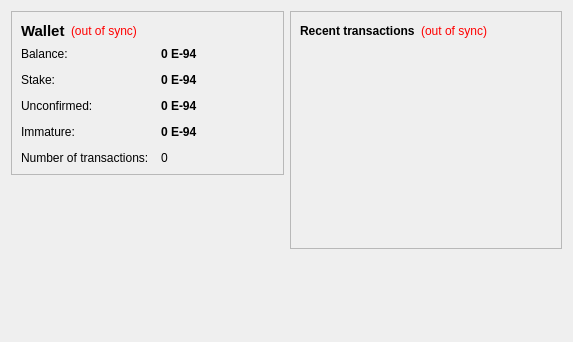
<?xml version="1.0" encoding="UTF-8"?>
<ui version="4.0">
 <class>OverviewPage</class>
 <widget class="QWidget" name="OverviewPage">
  <property name="geometry">
   <rect>
    <x>0</x>
    <y>0</y>
    <width>573</width>
    <height>342</height>
   </rect>
  </property>
  <property name="windowTitle">
   <string>Form</string>
  </property>
  <layout class="QHBoxLayout" name="horizontalLayout" stretch="1,1">
   <item>
    <layout class="QVBoxLayout" name="verticalLayout_2">
     <item>
      <widget class="QFrame" name="frame">
       <property name="frameShape">
        <enum>QFrame::StyledPanel</enum>
       </property>
       <property name="frameShadow">
        <enum>QFrame::Raised</enum>
       </property>
       <layout class="QVBoxLayout" name="verticalLayout_4">
        <item>
         <layout class="QHBoxLayout" name="horizontalLayout_4">
          <item>
           <widget class="QLabel" name="label_5">
            <property name="font">
             <font>
              <pointsize>11</pointsize>
              <weight>75</weight>
              <bold>true</bold>
             </font>
            </property>
            <property name="text">
             <string>Wallet</string>
            </property>
           </widget>
          </item>
          <item>
           <widget class="QLabel" name="labelWalletStatus">
            <property name="toolTip">
             <string>The displayed information may be out of date. Your wallet automatically synchronizes with the Element-94 network after a connection is established, but this process has not completed yet.</string>
            </property>
            <property name="styleSheet">
             <string notr="true">QLabel { color: red; }</string>
            </property>
            <property name="text">
             <string notr="true">(out of sync)</string>
            </property>
            <property name="alignment">
             <set>Qt::AlignLeading|Qt::AlignLeft|Qt::AlignVCenter</set>
            </property>
           </widget>
          </item>
          <item>
           <spacer name="horizontalSpacer_2">
            <property name="orientation">
             <enum>Qt::Horizontal</enum>
            </property>
            <property name="sizeHint" stdset="0">
             <size>
              <width>40</width>
              <height>20</height>
             </size>
            </property>
           </spacer>
          </item>
         </layout>
        </item>
        <item>
         <layout class="QFormLayout" name="formLayout_2">
          <property name="fieldGrowthPolicy">
           <enum>QFormLayout::AllNonFixedFieldsGrow</enum>
          </property>
          <property name="horizontalSpacing">
           <number>12</number>
          </property>
          <property name="verticalSpacing">
           <number>12</number>
          </property>
          <item row="0" column="0">
           <widget class="QLabel" name="label">
            <property name="text">
             <string>Balance:</string>
            </property>
           </widget>
          </item>
          <item row="0" column="1">
           <widget class="QLabel" name="labelBalance">
            <property name="font">
             <font>
              <weight>75</weight>
              <bold>true</bold>
             </font>
            </property>
            <property name="cursor">
             <cursorShape>IBeamCursor</cursorShape>
            </property>
            <property name="toolTip">
             <string>Your current balance</string>
            </property>
            <property name="text">
             <string notr="true">0 E-94</string>
            </property>
            <property name="textInteractionFlags">
             <set>Qt::LinksAccessibleByMouse|Qt::TextSelectableByKeyboard|Qt::TextSelectableByMouse</set>
            </property>
           </widget>
          </item>
          <item row="1" column="0">
           <widget class="QLabel" name="label_6">
            <property name="text">
             <string>Stake:</string>
            </property>
           </widget>
          </item>
          <item row="1" column="1">
           <widget class="QLabel" name="labelStake">
            <property name="font">
             <font>
              <weight>75</weight>
              <bold>true</bold>
             </font>
            </property>
            <property name="cursor">
             <cursorShape>IBeamCursor</cursorShape>
            </property>
            <property name="toolTip">
             <string>Total of coins that was staked, and do not yet count toward the current balance</string>
            </property>
            <property name="text">
             <string notr="true">0 E-94</string>
            </property>
            <property name="textInteractionFlags">
             <set>Qt::LinksAccessibleByMouse|Qt::TextSelectableByKeyboard|Qt::TextSelectableByMouse</set>
            </property>
           </widget>
          </item>
          <item row="2" column="0">
           <widget class="QLabel" name="label_3">
            <property name="text">
             <string>Unconfirmed:</string>
            </property>
           </widget>
          </item>
          <item row="2" column="1">
           <widget class="QLabel" name="labelUnconfirmed">
            <property name="font">
             <font>
              <weight>75</weight>
              <bold>true</bold>
             </font>
            </property>
            <property name="cursor">
             <cursorShape>IBeamCursor</cursorShape>
            </property>
            <property name="toolTip">
             <string>Total of transactions that have yet to be confirmed, and do not yet count toward the current balance</string>
            </property>
            <property name="text">
             <string notr="true">0 E-94</string>
            </property>
            <property name="textInteractionFlags">
             <set>Qt::LinksAccessibleByMouse|Qt::TextSelectableByKeyboard|Qt::TextSelectableByMouse</set>
            </property>
           </widget>
          </item>
          <item row="3" column="0">
           <widget class="QLabel" name="labelImmatureText">
            <property name="text">
             <string>Immature:</string>
            </property>
           </widget>
          </item>
          <item row="3" column="1">
           <widget class="QLabel" name="labelImmature">
            <property name="font">
             <font>
              <weight>75</weight>
              <bold>true</bold>
             </font>
            </property>
            <property name="toolTip">
             <string>Mined balance that has not yet matured</string>
            </property>
            <property name="text">
             <string notr="true">0 E-94</string>
            </property>
            <property name="textInteractionFlags">
             <set>Qt::LinksAccessibleByMouse|Qt::TextSelectableByKeyboard|Qt::TextSelectableByMouse</set>
            </property>
           </widget>
          </item>
          <item row="4" column="0">
           <widget class="QLabel" name="label_2">
            <property name="text">
             <string>Number of transactions:</string>
            </property>
           </widget>
          </item>
          <item row="4" column="1">
           <widget class="QLabel" name="labelNumTransactions">
            <property name="toolTip">
             <string>Total number of transactions in wallet</string>
            </property>
            <property name="text">
             <string notr="true">0</string>
            </property>
           </widget>
          </item>
         </layout>
        </item>
       </layout>
      </widget>
     </item>
     <item>
      <spacer name="verticalSpacer">
       <property name="orientation">
        <enum>Qt::Vertical</enum>
       </property>
       <property name="sizeHint" stdset="0">
        <size>
         <width>20</width>
         <height>40</height>
        </size>
       </property>
      </spacer>
     </item>
    </layout>
   </item>
   <item>
    <layout class="QVBoxLayout" name="verticalLayout_3">
     <item>
      <widget class="QFrame" name="frame_2">
       <property name="frameShape">
        <enum>QFrame::StyledPanel</enum>
       </property>
       <property name="frameShadow">
        <enum>QFrame::Raised</enum>
       </property>
       <layout class="QVBoxLayout" name="verticalLayout">
        <item>
         <layout class="QHBoxLayout" name="horizontalLayout_2">
          <item>
           <widget class="QLabel" name="label_4">
            <property name="text">
             <string>&lt;b&gt;Recent transactions&lt;/b&gt;</string>
            </property>
           </widget>
          </item>
          <item>
           <widget class="QLabel" name="labelTransactionsStatus">
            <property name="toolTip">
             <string>The displayed information may be out of date. Your wallet automatically synchronizes with the Element-94 network after a connection is established, but this process has not completed yet.</string>
            </property>
            <property name="styleSheet">
             <string notr="true">QLabel { color: red; }</string>
            </property>
            <property name="text">
             <string notr="true">(out of sync)</string>
            </property>
            <property name="alignment">
             <set>Qt::AlignRight|Qt::AlignTrailing|Qt::AlignVCenter</set>
            </property>
           </widget>
          </item>
          <item>
           <spacer name="horizontalSpacer">
            <property name="orientation">
             <enum>Qt::Horizontal</enum>
            </property>
            <property name="sizeHint" stdset="0">
             <size>
              <width>40</width>
              <height>20</height>
             </size>
            </property>
           </spacer>
          </item>
         </layout>
        </item>
        <item>
         <widget class="QListView" name="listTransactions">
          <property name="styleSheet">
           <string notr="true">QListView { background: transparent; }</string>
          </property>
          <property name="frameShape">
           <enum>QFrame::NoFrame</enum>
          </property>
          <property name="verticalScrollBarPolicy">
           <enum>Qt::ScrollBarAlwaysOff</enum>
          </property>
          <property name="horizontalScrollBarPolicy">
           <enum>Qt::ScrollBarAlwaysOff</enum>
          </property>
          <property name="selectionMode">
           <enum>QAbstractItemView::NoSelection</enum>
          </property>
         </widget>
        </item>
       </layout>
      </widget>
     </item>
     <item>
      <spacer name="verticalSpacer_2">
       <property name="orientation">
        <enum>Qt::Vertical</enum>
       </property>
       <property name="sizeHint" stdset="0">
        <size>
         <width>20</width>
         <height>40</height>
        </size>
       </property>
      </spacer>
     </item>
    </layout>
   </item>
  </layout>
 </widget>
 <resources/>
 <connections/>
</ui>
